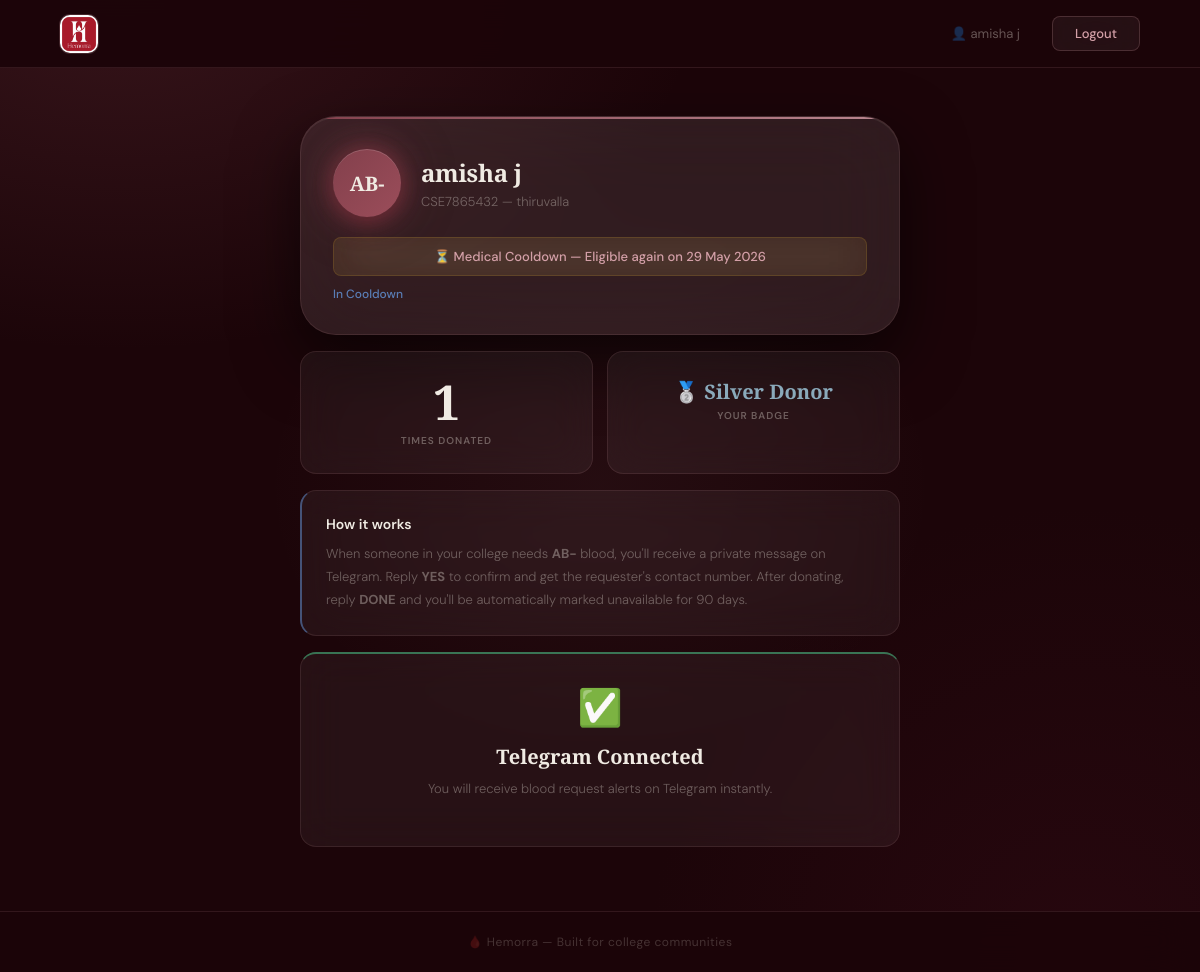
The app's page /donor_home (signed in) with its own data.
### database.py (models this page shows)
class User(db.Model):
    id = db.Column(db.Integer, primary_key=True)
    name = db.Column(db.String(100), nullable=False)
    email = db.Column(db.String(100), unique=True, nullable=False)
    college_id = db.Column(db.String(50), unique=True, nullable=False)
    blood_group = db.Column(db.String(5), nullable=False)
    weight = db.Column(db.Float, nullable=False)
    city = db.Column(db.String(100), nullable=False)
    last_donation_date = db.Column(db.DateTime, nullable=True)
    is_available = db.Column(db.Boolean, default=True)
    next_eligible_date = db.Column(db.DateTime, nullable=True)
    donate_count = db.Column(db.Integer, default=0)
    password = db.Column(db.String(200), nullable=False)
    telegram_chat_id = db.Column(db.String(100), nullable=True)

### app.py (the view)
@app.route('/donor_home')
def donor_home():
    if 'user_id' not in session:
        return redirect(url_for('login'))
    user = User.query.get(session['user_id'])
    return render_template('donor_home.html', user=user, now=datetime.utcnow())

### app.py (called while the page is built)
@app.after_request
def add_header(response):
    if 'Content-Type' in response.headers and response.headers['Content-Type'] == 'text/plain':
        if response.response and isinstance(response.response[0], bytes):
            if b'body {' in response.response[0] or b':root {' in response.response[0]:
                response.headers['Content-Type'] = 'text/css'
    return response

### templates/donor_home.html (shortened to what this page needs)
<!DOCTYPE html>
<html lang="en">
<head>
    <link rel="stylesheet" href="{{ url_for('static', filename='style.css') }}">
</head>
<body class="page-body">
    <nav class="nav-landing">
    <img src="{{ url_for('static', filename='logo.png.jpeg') }}" alt="Hemorra" class="nav-logo-img">
    <div class="nav-links">
        <span class="nav-name">👤 {{ user.name }}</span>
        <a href="/logout" class="btn-nav-register">Logout</a>
    </div>
</nav>
    <div class="donor-page-container">
        <div class="profile-card">
            <div class="profile-top">
                <div class="blood-group-badge">{{ user.blood_group }}</div>
                <div class="profile-info">
                    <h2>{{ user.name }}</h2>
                    <p>{{ user.college_id }} — {{ user.city }}</p>
                </div>
            </div>
            {% if user.next_eligible_date and user.next_eligible_date > now %}
                <div id="availability-badge" class="availability-badge unavailable">
                    ⏳ Medical Cooldown — Eligible again on
                    {{ user.next_eligible_date.strftime('%d %B %Y') }}
                </div>
                <a href="#" class="toggle-btn" id="toggle-btn"
                    onclick="handleCooldownClick(event)">
                    In Cooldown
                </a>
            {% endif %}
        </div>
        <div class="donor-stats">
            <div class="donor-stat-card">
                <div class="stat-number">{{ user.donate_count }}</div>
                <div class="stat-label">Times Donated</div>
            </div>
            <div class="donor-stat-card">
                {% if user.donate_count >= 3 %}
                    <div class="badge gold">🥇 Gold Donor</div>
                {% elif user.donate_count >= 1 %}
                    <div class="badge silver">🥈 Silver Donor</div>
                {% else %}
                    <div class="badge new">🌱 New Donor</div>
                {% endif %}
                <div class="stat-label">Your Badge</div>
            </div>
        </div>
        <div class="info-box">
            <h3>How it works</h3>
            <p>
                When someone in your college needs <strong>{{ user.blood_group }}</strong> blood,
                you'll receive a private message on Telegram.
                Reply <strong>YES</strong> to confirm and get the requester's contact number.
                After donating, reply <strong>DONE</strong> and you'll be automatically
                marked unavailable for 90 days.
            </p>
        </div>
        {% if not user.telegram_chat_id %}
        <div class="telegram-box">
            <div class="telegram-icon">✈️</div>
            <h3>Connect Your Telegram</h3>
            <p>
                Connect Telegram to receive blood request alerts instantly.
                Click below to open the Hemorra bot and send
                <strong>/start</strong> followed by your registered email.
            </p>
            <a href="https://t.me/HemorraBOT" target="_blank" class="btn-primary"
                style="display:inline-block; width:auto; padding:12px 32px; text-decoration:none;">
                Connect Telegram
            </a>
        </div>
        {% else %}
        <div class="telegram-box connected">
            <div class="telegram-icon">✅</div>
            <h3>Telegram Connected</h3>
            <p>You will receive blood request alerts on Telegram instantly.</p>
        </div>
        {% endif %}
    </div>
    <footer class="page-footer">🩸 Hemorra — Built for college communities</footer>
</body>
</html>

### templates/donor_home.html (style rules this page uses)
.availability-badge { transition: background 0.4s ease, color 0.4s ease, border-color 0.4s ease, box-shadow 0.4s ease; }

### records on screen
User: name "amisha j", blood_group "AB-", college_id "CSE7865432", city "thiruvalla", next_eligible_date "29 May 2026", donate_count "1"
